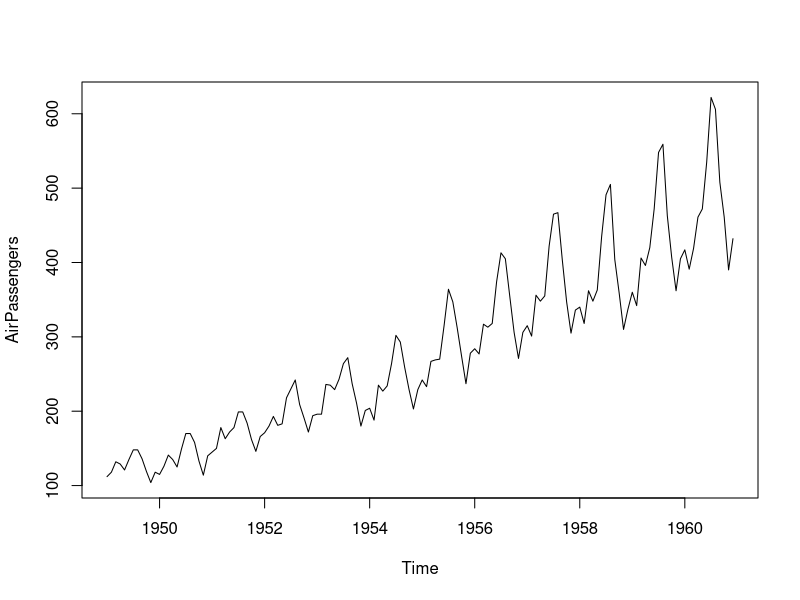
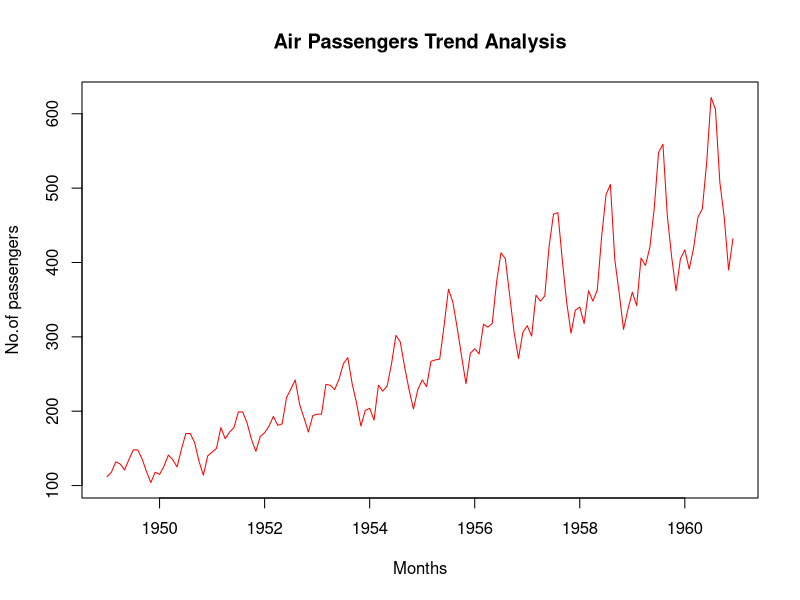
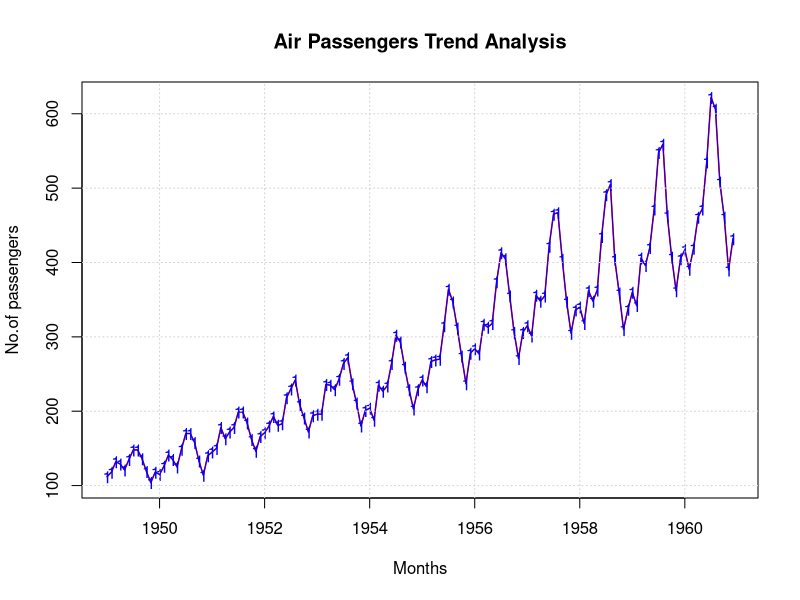

These charts were generated, in order, by the following R code:
# Load Air Passengers
data(AirPassengers)

#Verify the Dataset
?AirPassengers
class(AirPassengers)
View(AirPassengers)

# Convert the dataset to a dataframe
ap_df<- data.frame(
  year <- time(AirPassengers),
  passengers = as.numeric(AirPassengers)
)
ap_df

# Data Frame with years and months Seperately
ap_df_months <- data.frame(
  year=floor(time(AirPassengers)),
  month= cycle(time(AirPassengers)),
  passengers = as.numeric(AirPassengers)
)
ap_df_months

plot(AirPassengers)

plot(AirPassengers,
     type='l',
     main="Air Passengers Trend Analysis",
     xlab="Months",
     ylab="No.of passengers",
     col="red"
)

plot(AirPassengers,
     type='l',
     lwd=1.5,
     main="Air Passengers Trend Analysis",
     xlab="Months",
     ylab="No.of passengers",
     col="red"
)
points(AirPassengers,
       type='o',
       pch='16',
       col="blue")
grid()
